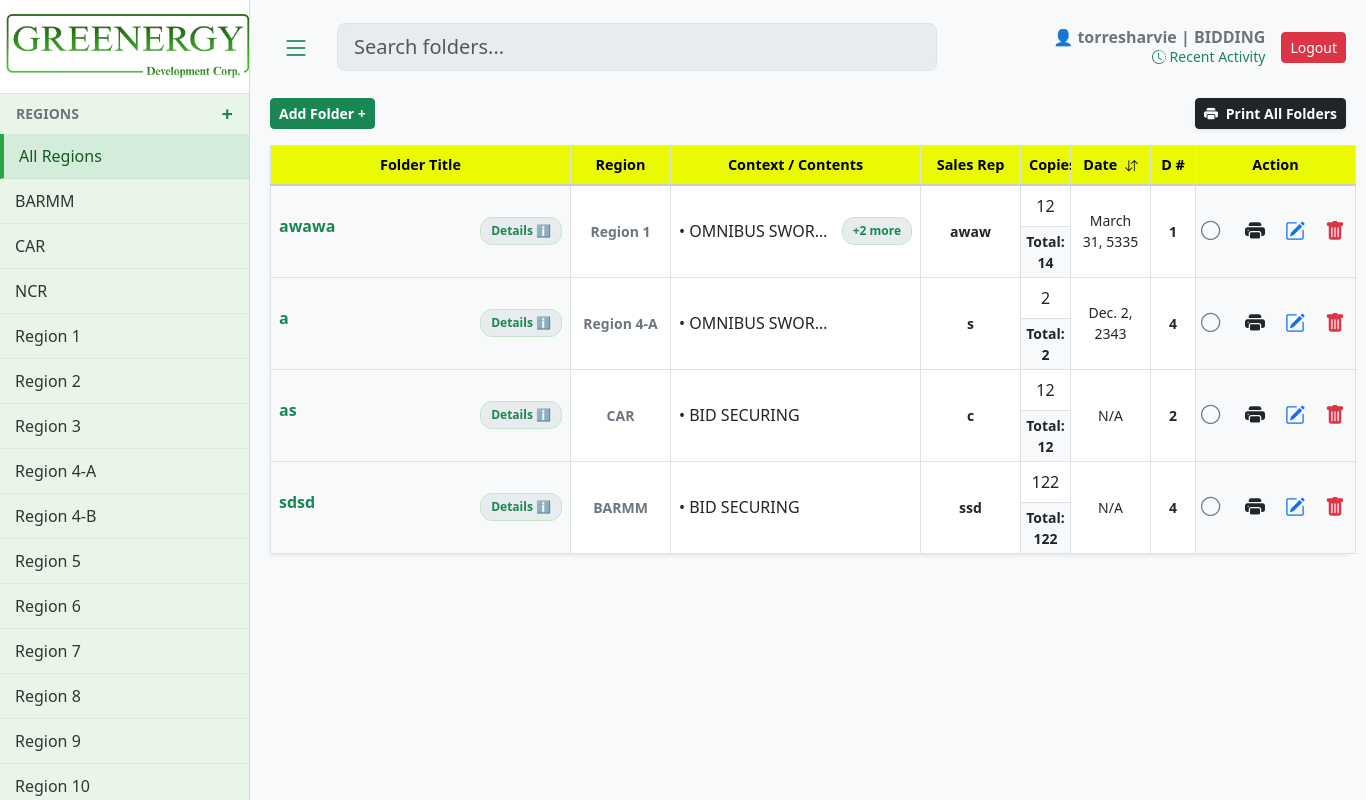
/ (signed in), run on the app's committed database.
### core/models.py (models this page shows, shortened)
class Region(models.Model):
    name = models.CharField(max_length=255, unique=True)

class User(AbstractUser):
    department = models.TextField(blank=True, null=True)

class Envelope(models.Model):
    region = models.ForeignKey(Region, on_delete=models.CASCADE)
    title = models.TextField()
    created_at = models.DateTimeField(auto_now_add=True)
    is_printed = models.BooleanField(default=False)

class Document(models.Model):
    envelope = models.ForeignKey(Envelope, on_delete=models.CASCADE, related_name='documents')
    title = models.TextField(blank=True)
    content_context = models.TextField()
    num_pages = models.IntegerField(default=1)
    date_notarized = models.DateField(null=True, blank=True)
    file_upload = models.FileField(upload_to='docs/', blank=True, null=True)

class EnvelopeMeta(models.Model):
    envelope = models.ForeignKey(Envelope, on_delete=models.CASCADE, related_name='meta_details')
    project_entity = models.TextField(blank=True, null=True)
    procuring_entity = models.TextField(blank=True, null=True)
    sales_name = models.TextField(blank=True, null=True)
    door_number = models.TextField(blank=True, null=True)

### core/views.py (the view, shortened to what this page needs)
# urls.py: path('', views.dashboard, name='dashboard'),
@login_required
def dashboard(request):
    if not Region.objects.exists():
        ph_regions = ["NCR", "CAR", "Region I", "Region II", "Region III", "Region IV-A", "Region IV-B", "Region V", "Region VI", "Region VII", "Region VIII", "Region IX", "Region X", "Region XI", "Region XII", "Region XIII", "BARMM"]
        for r in ph_regions: Region.objects.create(name=r)
    if not DocumentType.objects.exists():
        DocumentType.objects.create(name="SECRETARY'S CERTIFICATE")
        DocumentType.objects.create(name="OMNIBUS SWORN STATEMENT")
    regions = sorted(Region.objects.all(), key=lambda r: [int(t) if t.isdigit() else t.lower() for t in re.split('(\d+)', r.name)])
    doc_types = DocumentType.objects.all().order_by('name')
    selected_region_id = request.GET.get('region')
    envelopes = Envelope.objects.prefetch_related('documents', 'meta_details').annotate(
        latest_doc_date=Max('documents__date_notarized')
    ).order_by(F('latest_doc_date').desc(nulls_last=True), '-id')
    if selected_region_id:
        envelopes = envelopes.filter(region_id=selected_region_id)
    query = request.GET.get('q')
    for env in envelopes:
        env.total_pages = sum(d.num_pages for d in env.documents.all())
    recent_activity = AuditLog.objects.select_related('user').order_by('-timestamp')[:20]
    return render(request, 'core/dashboard.html', {
        'regions': regions,
        'envelopes': envelopes,
        'doc_types': doc_types,
        'selected_region_id': int(selected_region_id) if selected_region_id else None,
        'user': request.user,
        'recent_activity': recent_activity
    })

### core/templates/core/dashboard.html (shortened to what this page needs)
{% load static %}
<!DOCTYPE html>
<html lang="en">
<head>
    <link href="https://cdn.jsdelivr.net/npm/bootstrap@5.3.0/dist/css/bootstrap.min.css" rel="stylesheet">
    <link rel="stylesheet" href="https://cdn.jsdelivr.net/npm/bootstrap-icons@1.10.5/font/bootstrap-icons.css">
    <link rel="stylesheet" href="{% static 'core/css/dashboard.css' %}">
</head>
<body>
<div id="wrapper">
    {% include 'core/sidebar.html' %}
    <div id="page-content-wrapper">
        <div class="d-flex justify-content-between align-items-center mb-4">
            <div class="d-flex align-items-center" style="gap: 15px; flex: 1;">
                <button class="btn btn-outline-success border-0" id="menu-toggle"><i class="bi bi-list fs-3"></i></button>
                <div class="search-container">
                    <input id="searchInput" class="form-control form-control-lg pe-5" type="text" placeholder="Search folders..." style="background-color: #e9ecef;" autocomplete="off">
                </div>
            </div>
            <div class="d-flex align-items-center gap-3 ms-3">
                <div class="text-end" style="line-height: 1.2;">
                    <span class="fw-bold text-secondary d-block">👤 {{ user.username }} | {{ user.department }}</span>
                    <a href="#" class="small text-success text-decoration-none" data-bs-toggle="modal" data-bs-target="#activityModal">
                        <i class="bi bi-clock-history"></i> Recent Activity
                    </a>
                </div>
                <form action="{% url 'logout' %}" method="post">{% csrf_token %}<button type="submit" class="btn btn-danger btn-sm">Logout</button></form>
            </div>
        </div>
        <div class="d-flex justify-content-between align-items-center mb-3">
            <button class="btn btn-success btn-sm fw-bold" data-bs-toggle="modal" data-bs-target="#addEnvelopeModal">Add Folder +</button>
            <button class="btn btn-dark btn-sm fw-bold shadow-sm" data-bs-toggle="modal" data-bs-target="#printSelectionModal"><i class="bi bi-printer-fill me-1"></i> Print All Folders</button>
        </div>
        <div id="tableContainer" class="shadow-sm" style="background: white; overflow: visible;">
            <table class="table table-bordered custom-table mb-0" id="mainTable">
                <thead>
                    <tr>
                        <th class="text-center" style="width: 300px;">Folder Title</th>
                        <th class="text-center" style="width: 100px;">Region</th>
                        <th class="text-center" style="width: 250px;">Context / Contents</th>
                        <th class="text-center" style="width: 100px;">Sales Rep</th>
                        <th class="text-center" style="width: 50px;">Copies</th>
                        <th class="text-center sortable" style="width: 80px;" onclick="sortTableByDate()">
                            Date <i id="dateSortIcon" class="bi bi-arrow-down-up small ms-1"></i>
                        </th>
                        <th class="text-center" style="width: 45px;">D #</th>
                        <th class="text-center" style="width: 160px;">Action</th>
                    </tr>
                </thead>
                <tbody id="tableBody">
                    {% for env in envelopes %}
                    <tr data-date="{% with env.documents.first as d %}{{ d.date_notarized|date:'Y-m-d'|default:'0000-00-00' }}{% endwith %}">
                        <td class="align-middle bg-light">
                            <div class="d-flex align-items-start justify-content-between w-100 position-relative">
                                <div class="fw-bold text-success me-2" style="flex: 1; word-break: break-word; white-space: normal; line-height: 1.2;">
                                    {{ env.title }}
                                </div>
                                {% if env.meta_details.exists %}
                                    <div class="position-relative more-badge-container flex-shrink-0 ms-1">
                                        <span class="more-badge" onclick="togglePopup('details-popup-{{ env.id }}', event)">Details ℹ️</span>
                                    </div>
                                {% endif %}
                            </div>
                        </td>
                        <td class="align-middle text-center small fw-bold text-secondary">{{ env.region.name }}</td>
                        <td class="p-2 align-middle">
                            <div class="d-flex justify-content-between align-items-center w-100 position-relative">
                                <span class="text-dark text-truncate me-2" style="max-width: 65%;">{% if env.documents.first %}• {{ env.documents.first.content_context }}{% endif %}</span>
                                {% if env.documents.count > 1 %}
                                    <div class="position-relative more-badge-container">
                                        <div class="more-badge" onclick="togglePopup('content-popup-{{ env.id }}', event)">+{{ env.documents.count|add:"-1" }} more</div>
                                    </div>
                                {% endif %}
                            </div>
                        </td>
                        <td class="align-middle text-center small fw-bold text-dark">{% with env.meta_details.first as m %}{{ m.sales_name|default:"-" }}{% endwith %}</td>
                        <td class="p-0 text-center align-middle">
                            <div class="py-2">{% if env.documents.first %}{{ env.documents.first.num_pages }}{% endif %}</div>
                            <div class="fw-bold bg-light small border-top py-1 w-100">Total: {{ env.total_pages }}</div>
                        </td>
                        <td class="align-middle text-center small">{% with env.documents.first as first_doc %}{{ first_doc.date_notarized|default:"N/A" }}{% endwith %}</td>
                        <td class="align-middle text-center small fw-bold text-dark">{% with env.meta_details.first as m %}{{ m.door_number|default:"-" }}{% endwith %}</td>
                        <td class="align-middle text-center bg-light">
                            <div class="action-cell">
                                {% if env.is_printed %}
                                    <i class="bi bi-check-circle-fill text-success check-circle" id="check-{{ env.id }}" onclick="togglePrintedStatus({{ env.id }})" title="Mark as Unprinted"></i>
                                {% else %}
                                    <i class="bi bi-circle text-secondary check-circle" id="check-{{ env.id }}" onclick="togglePrintedStatus({{ env.id }})" title="Mark as Printed"></i>
                                {% endif %}
                                <button class="btn-icon text-dark" onclick="prepareSinglePrint({{ env.id }})" title="Print Folder"><i class="bi bi-printer-fill fs-5"></i></button>
                                <button class="btn-icon text-primary" data-bs-toggle="modal" data-bs-target="#editModal{{ env.id }}" title="Edit Folder"><i class="bi bi-pencil-square fs-5"></i></button>
                                <button class="btn-icon text-danger" data-bs-toggle="modal" data-bs-target="#deleteModal{{ env.id }}" title="Delete Folder"><i class="bi bi-trash-fill fs-5"></i></button>
                            </div>
                        </td>
                    </tr>
                    {% empty %}<tr><td colspan="9" class="text-center py-5 text-muted">No folders found.</td></tr>{% endfor %}
                </tbody>
            </table>
        </div>
    </div>
</div>
</body>
</html>

### core/templates/core/sidebar.html (shortened to what this page needs)
{% load static %}
<div id="sidebar-wrapper" class="d-flex flex-column">
    <a href="{% url 'dashboard' %}" class="text-decoration-none text-center border-bottom bg-white d-block" style="padding: 0;">
        <img src="{% static 'images/nergy.png' %}" alt="Greenergy" style="width: 100%; height: auto; display: block; margin-bottom: 10px; margin-top: 10px; margin-left: 5px;" >
    </a>
    <div class="d-flex justify-content-between align-items-center px-3 text-secondary" style="margin-top: 5px; margin-bottom: 5px;">
        <span class="small fw-bold">REGIONS</span>
        <a href="#" class="text-success text-decoration-none fw-bold fs-5" data-bs-toggle="modal" data-bs-target="#addRegionModal" title="Add Region">+</a>
    </div>
    <div class="list-group list-group-flush mb-auto">
        <div class="sidebar-item-container {% if not selected_region_id %}active{% endif %}">
            <a href="{% url 'dashboard' %}" class="sidebar-link">All Regions</a>
        </div>
        {% for region in regions %}
        <div class="sidebar-item-container {% if selected_region_id == region.id %}active{% endif %}">
            <a href="?region={{ region.id }}" class="sidebar-link" title="{{ region.name }}">{{ region.name }}</a>
        </div>
        {% endfor %}
    </div>
</div>

### core/static/core/css/dashboard.css (style rules this page uses)
body { background-color: #f8f9fa; font-family: 'Segoe UI', Tahoma, Geneva, Verdana, sans-serif; }
#wrapper { display: flex; width: 100%; align-items: stretch; transition: all 0.3s; }
#sidebar-wrapper { min-width: 250px; max-width: 250px; background-color: #e9f5e9; border-right: 1px solid #c3e6cb; min-height: 100vh; position: fixed; height: 100%; z-index: 1000; overflow-y: auto; }
#page-content-wrapper { width: calc(100% - 250px); margin-left: 250px; padding: 20px; transition: all 0.3s; }
.sidebar-item-container { padding: 10px 15px; color: #333; display: flex; justify-content: space-between; align-items: center; border-bottom: 1px solid rgba(0,0,0,0.05); }
.sidebar-item-container:hover, .sidebar-item-container.active { background-color: #d4edda; border-left: 4px solid #28a745; color: #155724; }
.sidebar-link { text-decoration: none; color: inherit; font-weight: 500; flex-grow: 1; white-space: nowrap; overflow: hidden; text-overflow: ellipsis; }
.custom-table { table-layout: fixed; width: 100%; }
.custom-table thead th { background-color: #eafa00 !important; color: #000; border-bottom: 2px solid #ccc; font-size: 0.9rem; vertical-align: middle; }
.custom-table td { vertical-align: middle; }
.more-badge { background-color: #e9ecef; color: #198754; font-size: 0.75rem; padding: 4px 10px; border-radius: 12px; cursor: pointer; font-weight: bold; border: 1px solid #c3e6cb; white-space: nowrap; display: inline-block; transition: 0.2s; }
.btn-icon { border: none; background: transparent; padding: 5px; transition: transform 0.2s; }
.search-container { position: relative; width: 100%; max-width: 600px; }

### core/templates/core/dashboard.html (style rules this page uses)
.custom-table { table-layout: fixed; width: 100%; }
.action-cell { display: flex; align-items: center; justify-content: center; gap: 10px; }
.check-circle { cursor: pointer; transition: transform 0.2s; font-size: 1.2rem; }
th.sortable { cursor: pointer; user-select: none; position: relative; }

### data on the page
Region: name "BARMM"
Region: name "CAR"
Region: name "NCR"
Region: name "Region 1"
Region: name "Region 2"
Region: name "Region 3"
Region: name "Region 4-A"
Region: name "Region 4-B"
Region: name "Region 5"
Region: name "Region 6"
Region: name "Region 7"
Region: name "Region 8"
Region: name "Region 9"
Region: name "Region 10"
User: username "torresharvie", department "BIDDING"
Envelope: title "awawa", region.name "Region 1", documents.first.content_context "OMNIBUS SWOR…", documents.count|add "2", meta_details.first.sales_name "awaw", documents.first.num_pages "12", total_pages "14", documents.first.date_notarized "March 31, 5335", meta_details.first.door_number "1"
Envelope: title "a", region.name "Region 4-A", documents.first.content_context "OMNIBUS SWOR…", meta_details.first.sales_name "s", documents.first.num_pages "2", total_pages "2", documents.first.date_notarized "Dec. 2, 2343", meta_details.first.door_number "4"
Envelope: title "as", region.name "CAR", documents.first.content_context "BID SECURING", meta_details.first.sales_name "c", documents.first.num_pages "12", total_pages "12", documents.first.date_notarized "N/A", meta_details.first.door_number "2"
Envelope: title "sdsd", region.name "BARMM", documents.first.content_context "BID SECURING", meta_details.first.sales_name "ssd", documents.first.num_pages "122", total_pages "122", documents.first.date_notarized "N/A", meta_details.first.door_number "4"
